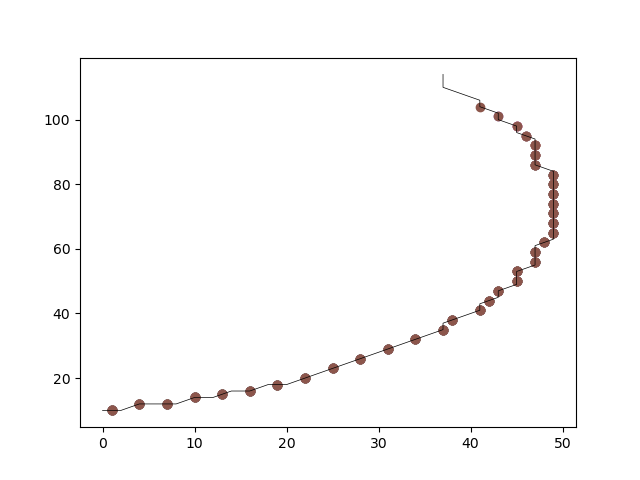
#> input picture liver_system/Smooth/data_RIP/test1/070_fig_0.183849.png, 640 x 480 px, given in place of 17.png, which was not available
$ python smooth.py   (older library calls are emulated)
#> lines starting #> are read from the running program, lines starting #| are printed output that depends on the picture; after the words box and inside, x2 and y2 are one past the last pixel; in counts of white or black regions, pixels touching at a corner belong together; pictures that were not available may be replaced by others from this repository, and a replacement may not be noted
### liver_system/Smooth/watershed1.py

import matplotlib.pyplot as plt
from scipy import ndimage as ndi
from skimage import morphology,color,data,filters
import cv2
import numpy as np

def sobel_grad(img):
    sobelx = cv2.Sobel(img,cv2.CV_64F,1,0,ksize=3)
    sobely = cv2.Sobel(img,cv2.CV_64F,0,1,ksize=3)
    sobelx = cv2.convertScaleAbs(sobelx)   # 转回uint8
    sobely = cv2.convertScaleAbs(sobely)
    sobelxy =  cv2.addWeighted(sobelx,0.5,sobely,0.5,0)
    ######img =color.rgb2gray(data.camera())
    ######denoised = filters.rank.median(img, morphology.disk(2)) #过滤噪声
    print(sobelxy)
    # [8 lines of commented-out code are left out]
    '''
    watershed( InputArray image, InputOutputArray markers )
    第一个参数 image，必须是一个8bit 3通道彩色图像矩阵序列
    关键是第二个参数markers，在执行分水岭函数watershed之前，
    必须对第二个参数markers进行处理，它应该包含不同区域的轮廓，每个轮廓有一个自己唯一的编号。

    算法会根据markers传入的轮廓作为种子（也就是所谓的注水点），
    对图像上其他的像素点根据分水岭算法规则进行判断，并对每个像素点的区域归属进行划定，
    直到处理完图像上所有像素点。而区域与区域之间的分界处的值被置为“-1”，以做区分。
    '''
    labels1 = cv2.convertScaleAbs(sobelxy)
    ret, binary = cv2.threshold(labels1, 0, 255, cv2.THRESH_BINARY)
    #labels=markers==0
    return binary
# [14 lines of commented-out code are left out]
'''
fig, axes = plt.subplots(2,2,figsize=(8, 8))
axes = axes.ravel()
ax0, ax1, ax2, ax3 = axes

ax0.imshow(img,plt.cm.gray)
ax0.set_title("Original")
ax1.imshow(sobelxy,plt.cm.nipy_spectral)
ax1.set_title("Gradient")
ax2.imshow(markers,plt.cm.nipy_spectral)
ax2.set_title("Markers")
ax3.imshow(labels,plt.cm.nipy_spectral)
ax3.set_title("Segmented")
#plt.cm.nipy_spectral实现的功能是给不同的类别不同的颜色

plt.figure()
plt.imshow(labels)
plt.show()
'''
'''
for ax in axes:
    ax.axis('off')

fig.tight_layout() #自动布局
plt.show()
'''
'''
分水岭在地理学上就是指一个山脊，水通常会沿着山脊的两边流向不同的“汇水盆”。
分水岭算法是一种用于图像分割的经典算法，是基于拓扑理论的数学形态学的分割方法。
如果图像中的目标物体是连在一起的，则分割起来会更困难，
分水岭算法经常用于处理这类问题，通常会取得比较好的效果。

分水岭算法也可以和梯度相结合，来实现图像分割。
一般梯度图像在边缘处有较高的像素值，而在其它地方则有较低的像素值，
理想情况下，分山岭恰好在边缘。因此，我们可以根据梯度来寻找分山岭

分水岭算法常用的操作步骤：
1.彩色图像灰度化
2.求梯度图
3.最后在梯度图的基础上进行分水岭算法，求得分段图像的边缘线
4.绘制分割出来的区域，可以使用随机颜色填充
'''

### liver_system/Smooth/smooth.py
import numpy as np
from matplotlib import pyplot as plt
import cv2
from skimage import morphology
from .yt import slope

from .watershed1 import sobel_grad

'''
x1 = 0
xf = 512
y1 = 400
yf = 512
'''
pathout = './data_RIP/test1/'
# pathin='./data_RIP/img/070.png'
# pathin_mask='./data_RIP/mask/070.bmp'
pathin = '17.png'
pathin_mask = '17.bmp'

name = pathin[-7:-4]
print(name)
# 当鼠标按下时为True
drawing = False
# 如果mode为true时绘制矩形，按下'm'变成绘制曲线
mode = True
ix, iy = -1, -1
xf, yf = 0, 0


# 创建回调函数
def draw_circle(event, x, y, flags, param):
    global ix, iy, drawing, mode, xf, yf, x1, y1
    # 当按下左键时返回起始位置坐标
    if event == cv2.EVENT_LBUTTONDOWN:
        drawing = True
        ix, iy = x, y
    # 当左键按下并移动时绘制图形，event可以查看移动，flag查看是否按下
    elif event == cv2.EVENT_MOUSEMOVE and flags == cv2.EVENT_FLAG_LBUTTON:
        xf, yf = x, y
        # if drawing == True:
        # mode = True
        # cv2.rectangle(img,(ix,iy),(xf,yf),(0,255,0),1)   #第一个参数：img是原图  第二个参数：（x，y）是矩阵的左上点坐标 第三个参数：（x+w，y+h）是矩阵的右下点坐标 第四个参数：（0,255,0）是画线对应的rgb颜色第五个参数：2是所画的线的宽度
        # else:
        # 绘制圆圈，小圆点连在一起就成了线，3代表笔画的粗细
        # cv2.circle(img,(x,y),3,(0,0,255),-1)

    # 当鼠标松开时停止绘图
    elif event == cv2.EVENT_LBUTTONUP:
        xf, yf = x, y
        drawing = True
        cv2.rectangle(imgc, (ix, iy), (xf, yf), (0, 255, 0), 3)
        ###cv2.imwrite(pathout+name+'.bmp',imgc)
        print(ix)
        print(iy)
        print(xf)
        print(yf)
        return ix, iy, xf, yf


# cv2.dilate
'''
#下面把回调函数与OpenCV窗口绑定在一起，在主循环中奖'm'键与模式转换绑定在一起
'''


def check(img):
    # img = cv2.imread('0_0058.bmp')
    # cv2.imshow('image',img)
    img1 = img
    cv2.namedWindow('img')
    cv2.setMouseCallback('img', draw_circle)

    while (1):
        cv2.imshow('img', img)
        k = cv2.waitKey(1)
        if k == ord('m'):
            mode = not mode
        elif k == ord('\r'):
            break
    return ix, iy, xf, yf


# cv2.destroyAllWindows()

# plt.figure(1)
# img = cv2.imread('E:/Download/data/slices/126.png',0)


def smooth(img, img_mask, x1, y1, xf, yf):
    a = img_mask
    img1_mask_1 = sobel_grad(img_mask)
    img1 = img[y1:yf, x1:xf]  # 在原图范围内裁剪
    img1_mask_s = img1_mask_1[y1:yf, x1:xf]

    # [5 lines of commented-out code are left out]
    kernel = np.ones((2, 2), np.uint8)
    img1_di = cv2.dilate(img1_mask_s, kernel, iterations=1)

    img_x = img1 * img1_di

    ret, img_x = cv2.threshold(img_x, 0, 255, cv2.THRESH_BINARY)
    # cv2.imshow('2_1', img_x)
    if abs(xf - x1) > abs(yf - y1):
        img_ro = np.rot90(img_x)
    else:
        img_ro = img_x
    img_ro[img_ro == 255] = 1
    edge_s = morphology.skeletonize(img_ro)
    edge_s = edge_s.astype(np.uint8) * 255
    a = np.argwhere(edge_s>1)
    # [9 lines of commented-out code are left out]
    contours, hierarchy = cv2.findContours(edge_s, cv2.RETR_EXTERNAL, cv2.CHAIN_APPROX_NONE)
    if len(contours)>1:
        contours = contours[1]
    Lr = np.squeeze(contours)
    # [6 lines of commented-out code are left out]

    n1 = int(len(Lr) / 30)
    f = slope(Lr[:, 0], Lr[:, 1], n1)
    return f


if __name__ == "__main__":
    img = cv2.imread(pathin, 0)
#> img: shape (480, 640); min 0, max 255, mean 251
    imgc = cv2.imread(pathin, 1)
#> imgc is the input picture: shape (480, 640, 3); mean B, G, R 250.7, 250.8, 251.3
    img_mask = cv2.imread(pathin_mask, 0)
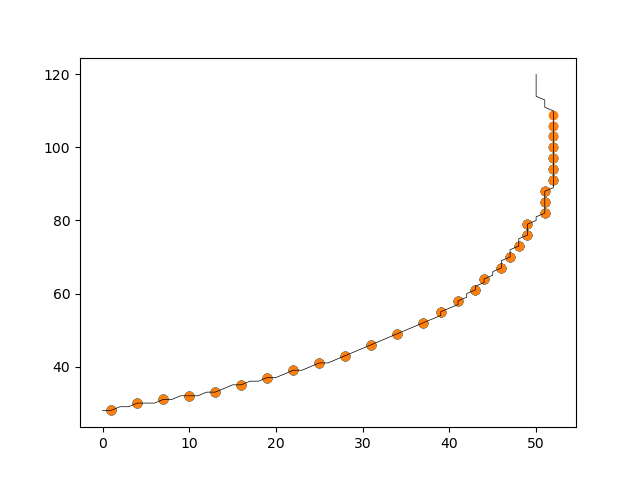
#> input picture liver_system/Smooth/data_RIP/test1/070_fig_0.216593.png, 640 x 480 px, given in place of 17.bmp, which was not available
#> img_mask: shape (480, 640); min 0, max 255, mean 251.5
    # print(img_mask)
    # img = cv2.imread('./pho/00065.bmp',0)
    # img = cv2.imread('1.png',0)
    cv2.imshow('original_img', img)

    x1, y1, xf, yf = check(imgc)
#> (key Esc is pressed here)
#> x1 = -1; y1 = -1; xf = 0; yf = 0
    # [4 lines of commented-out code are left out]
    s = smooth(img, img_mask, x1, y1, xf, yf)
#> in sobel_grad, `sobelx = cv2.Sobel(img,cv2.CV_64F,1,0,ksize=3)`:
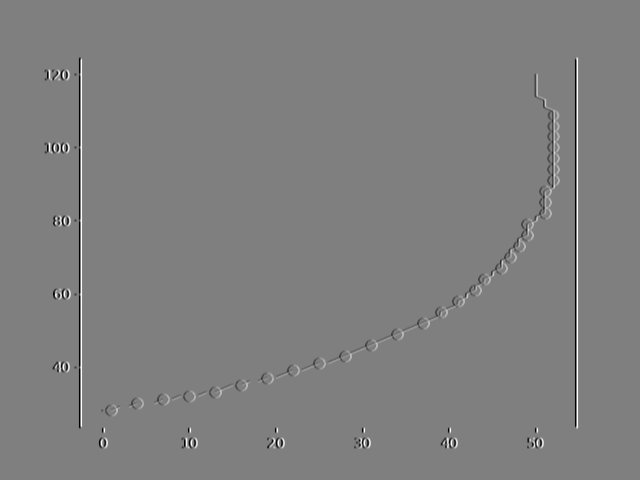
#> sobelx: shape (480, 640) float64; min -1020, max 1020, mean 0; drawn with min black and max white
#> in sobel_grad, `sobely = cv2.Sobel(img,cv2.CV_64F,0,1,ksize=3)`:
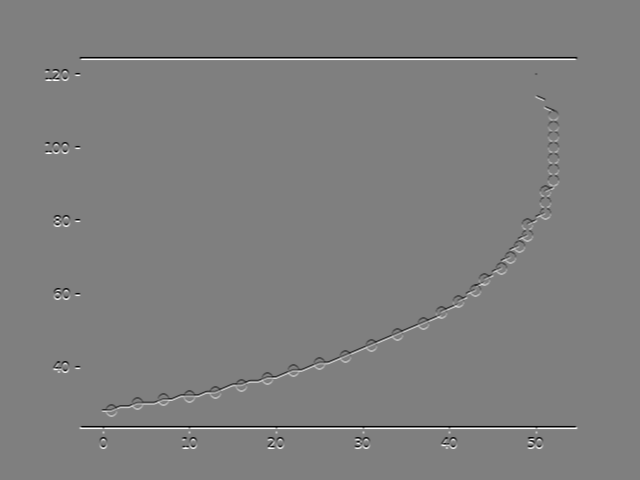
#> sobely: shape (480, 640) float64; min -1020, max 1020, mean 0; drawn with min black and max white
#> in sobel_grad, `sobelx = cv2.convertScaleAbs(sobelx)`:
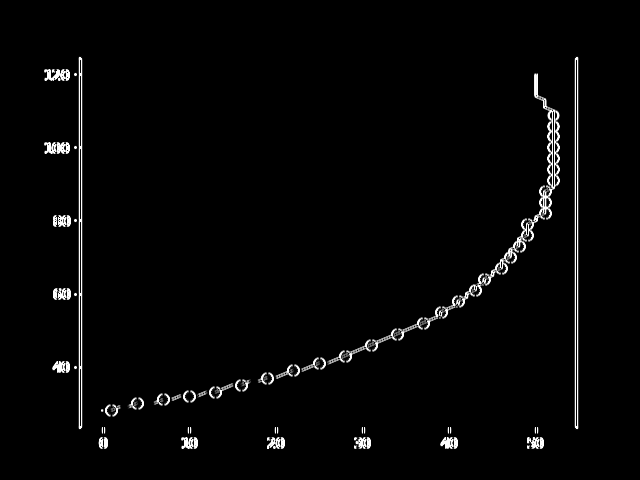
#> sobelx: shape (480, 640); min 0, max 255, mean 5.4
#> in sobel_grad, `sobely = cv2.convertScaleAbs(sobely)`:
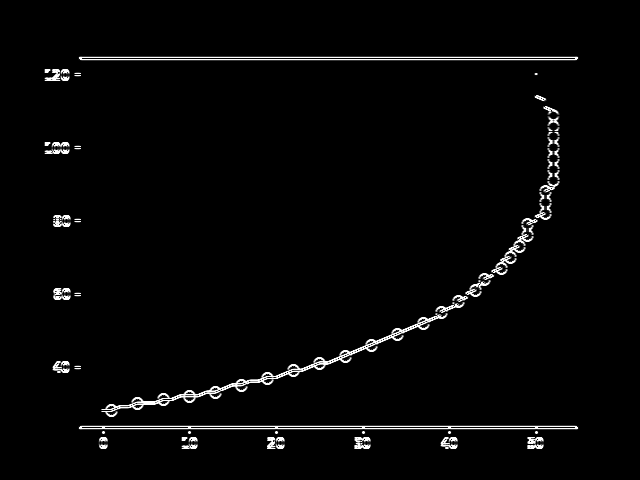
#> sobely: shape (480, 640); min 0, max 255, mean 5.9
#> in sobel_grad, `sobelxy =  cv2.addWeighted(sobelx,0.5,sobely,0.5,0)`:
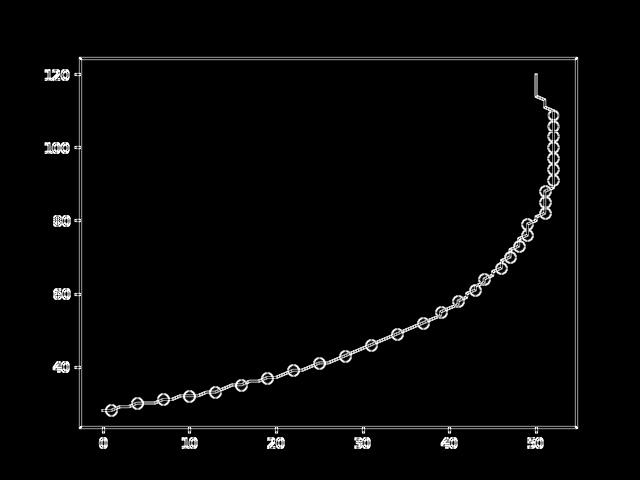
#> sobelxy: shape (480, 640); min 0, max 255, mean 5.7
#> (printed output is left out)
#> in sobel_grad, `ret, binary = cv2.threshold(labels1, 0, 255, cv2.THRESH_BINARY)`:
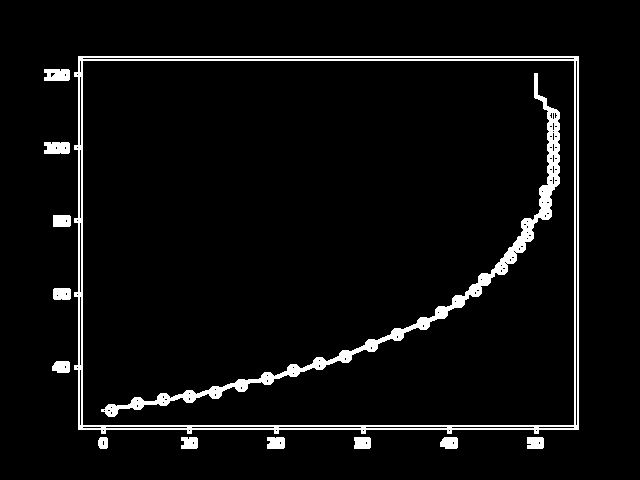
#> binary: shape (480, 640); 4.9% white; 13 white regions, largest, box (x1, y1, x2, y2) and area: (74, 56, 579, 434) 7204, (101, 73, 560, 417) 5563, (44, 142, 70, 154) 290
#> in smooth, `img1 = img[y1:yf, x1:xf]`: img1 = empty array
#> (the run stopped early here; a loop or call above may not have finished)
